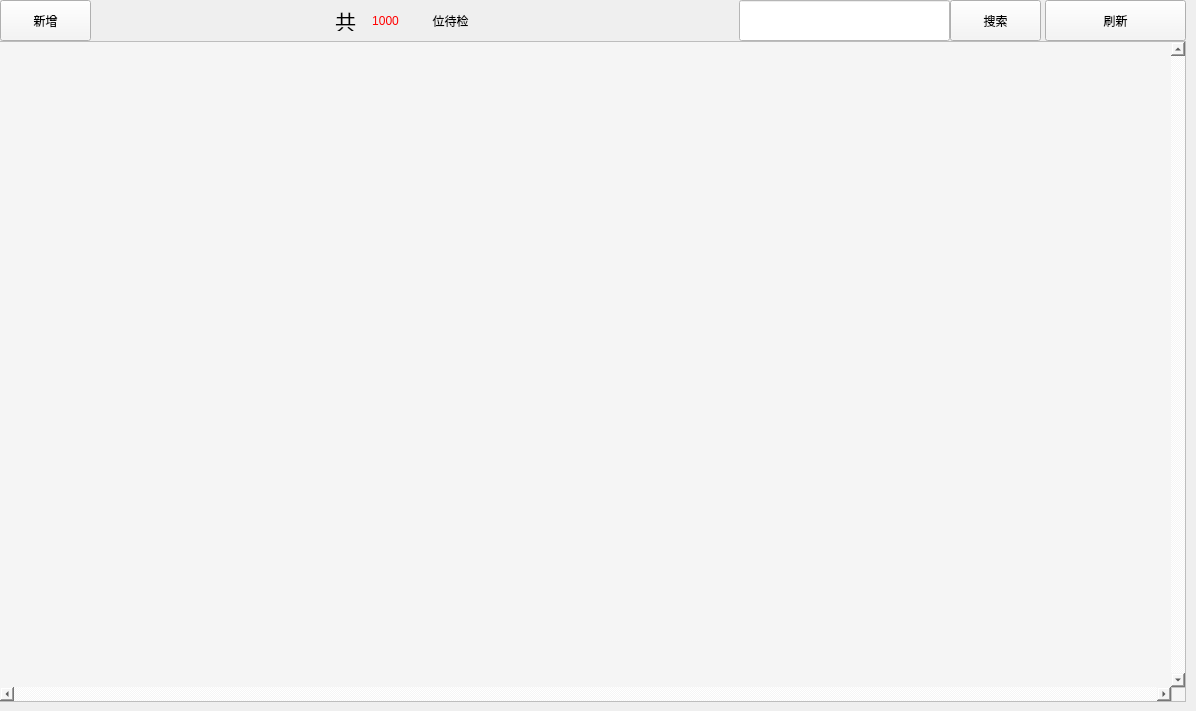
    <widget class="QWidget" name="tab_uncheck">
     <attribute name="icon">
      <iconset resource="../source/image.qrc">
       <normaloff>:/source/computer.png</normaloff>:/source/computer.png</iconset>
     </attribute>
     <attribute name="title">
      <string>待检</string>
     </attribute>
     <widget class="QTableWidget" name="tableWidget_uncheck">
      <property name="geometry">
       <rect>
        <x>-1</x>
        <y>41</y>
        <width>1187</width>
        <height>661</height>
       </rect>
      </property>
      <property name="styleSheet">
       <string notr="true">gridline-color: rgb(255, 255, 255);
selection-background-color: rgb(0, 85, 255);
background-color: rgb(245, 245, 245);</string>
      </property>
      <property name="verticalScrollBarPolicy">
       <enum>Qt::ScrollBarAlwaysOn</enum>
      </property>
      <property name="horizontalScrollBarPolicy">
       <enum>Qt::ScrollBarAlwaysOn</enum>
      </property>
      <property name="textElideMode">
       <enum>Qt::ElideMiddle</enum>
      </property>
      <property name="verticalScrollMode">
       <enum>QAbstractItemView::ScrollPerItem</enum>
      </property>
      <property name="rowCount">
       <number>0</number>
      </property>
      <property name="columnCount">
       <number>0</number>
      </property>
     </widget>
     <widget class="QLineEdit" name="lineEdit_uncheck_search">
      <property name="geometry">
       <rect>
        <x>739</x>
        <y>0</y>
        <width>211</width>
        <height>41</height>
       </rect>
      </property>
      <property name="contextMenuPolicy">
       <enum>Qt::ActionsContextMenu</enum>
      </property>
      <property name="styleSheet">
       <string notr="true">border-color: rgb(0, 85, 255);
background-color: rgb(255, 255, 255);
font: 14pt &quot;华文楷体&quot;;
border-color: rgb(30, 192, 255);</string>
      </property>
     </widget>
     <widget class="QPushButton" name="btn_uncheck_search">
      <property name="geometry">
       <rect>
        <x>950</x>
        <y>0</y>
        <width>91</width>
        <height>41</height>
       </rect>
      </property>
      <property name="styleSheet">
       <string notr="true">border-color: rgb(255, 255, 255);
color: rgb(0, 0, 0);
background-color: rgb(245, 245, 245);</string>
      </property>
      <property name="text">
       <string>搜索</string>
      </property>
      <property name="icon">
       <iconset resource="../source/image.qrc">
        <normaloff>:/source/mouse.png</normaloff>:/source/mouse.png</iconset>
      </property>
     </widget>
     <widget class="QPushButton" name="btn_uncheck_update">
      <property name="geometry">
       <rect>
        <x>1045</x>
        <y>0</y>
        <width>141</width>
        <height>41</height>
       </rect>
      </property>
      <property name="styleSheet">
       <string notr="true">border-color: rgb(255, 255, 255);
color: rgb(0, 0, 0);
background-color: rgb(245, 245, 245);</string>
      </property>
      <property name="text">
       <string>刷新</string>
      </property>
      <property name="icon">
       <iconset resource="../source/image.qrc">
        <normaloff>:/source/refresh.png</normaloff>:/source/refresh.png</iconset>
      </property>
     </widget>
     <widget class="QLabel" name="labe_update_info1">
      <property name="geometry">
       <rect>
        <x>330</x>
        <y>10</y>
        <width>31</width>
        <height>21</height>
       </rect>
      </property>
      <property name="font">
       <font>
        <family>华文楷体</family>
        <pointsize>16</pointsize>
        <weight>50</weight>
        <italic>false</italic>
        <bold>false</bold>
       </font>
      </property>
      <property name="styleSheet">
       <string notr="true">font: 16pt &quot;华文楷体&quot;;</string>
      </property>
      <property name="text">
       <string>共</string>
      </property>
      <property name="alignment">
       <set>Qt::AlignCenter</set>
      </property>
     </widget>
     <widget class="QLabel" name="labe_update_info_count">
      <property name="geometry">
       <rect>
        <x>360</x>
        <y>10</y>
        <width>51</width>
        <height>21</height>
       </rect>
      </property>
      <property name="styleSheet">
       <string notr="true">font: 16pt &quot;华文楷体&quot;;
color: rgb(255, 0, 0);</string>
      </property>
      <property name="text">
       <string>1000</string>
      </property>
      <property name="alignment">
       <set>Qt::AlignCenter</set>
      </property>
     </widget>
     <widget class="QLabel" name="labe_update_info1_3">
      <property name="geometry">
       <rect>
        <x>410</x>
        <y>10</y>
        <width>81</width>
        <height>21</height>
       </rect>
      </property>
      <property name="styleSheet">
       <string notr="true">font: 16pt &quot;华文楷体&quot;;</string>
      </property>
      <property name="text">
       <string>位待检</string>
      </property>
      <property name="alignment">
       <set>Qt::AlignCenter</set>
      </property>
     </widget>
     <widget class="QPushButton" name="btn_appoint_new">
      <property name="geometry">
       <rect>
        <x>0</x>
        <y>0</y>
        <width>91</width>
        <height>41</height>
       </rect>
      </property>
      <property name="styleSheet">
       <string notr="true">border-color: rgb(255, 255, 255);
color: rgb(0, 0, 0);
background-color: rgb(245, 245, 245);</string>
      </property>
      <property name="text">
       <string>新增</string>
      </property>
      <property name="icon">
       <iconset resource="../source/image.qrc">
        <normaloff>:/source/add.png</normaloff>:/source/add.png</iconset>
      </property>
     </widget>
    </widget>
